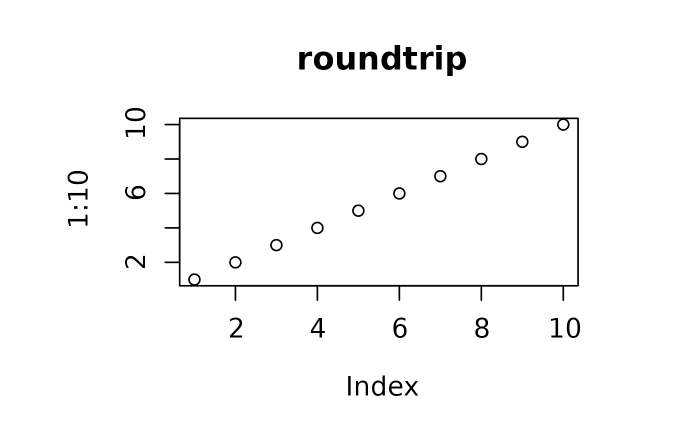
#> input picture reference/easel_read-1.png, 1400 x 866 px (shown at 1/2 size)
$ python score.py ../../reference/easel_read-1.png ../../reference/easel_read-1.png ../../reference/easel_read-1.png
#> lines starting #> are read from the running program, lines starting #| are printed output that depends on the picture; after the words box and inside, x2 and y2 are one past the last pixel; in counts of white or black regions, pixels touching at a corner belong together
import sys, os
import numpy as np
from PIL import Image
def prep(f):
    a = np.asarray(Image.open(f).convert("L")).astype(int)
    ink = a < 250
    ys, xs = np.nonzero(ink)
    if len(xs) == 0: return None
    return a[ys.min():ys.max()+1, xs.min():xs.max()+1]
def edges(a, t=40):
    e = np.zeros(a.shape, bool)
    e[:, 1:] |= np.abs(a[:, 1:] - a[:, :-1]) > t
    e[1:, :] |= np.abs(a[1:, :] - a[:-1, :]) > t
    return e
def dilate(m, r=2):
    out = m.copy()
    for _ in range(r):
        p = out
        out = p.copy()
        out[1:, :] |= p[:-1, :]; out[:-1, :] |= p[1:, :]
        out[:, 1:] |= p[:, :-1]; out[:, :-1] |= p[:, 1:]
    return out
e, r, name = prep(sys.argv[1]), prep(sys.argv[2]), sys.argv[3]
#> in prep, `a = np.asarray(Image.open(f).convert("L")).astype(int)`:
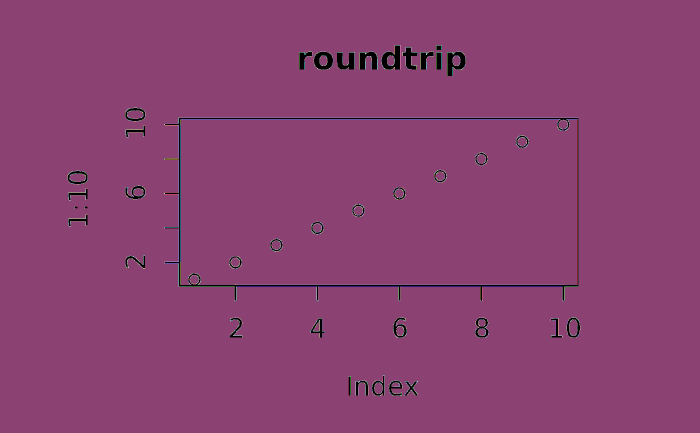
#> a: shape (866, 1400) int64 (shown at 1/2 size); 256 distinct labels, from 0 to 255; one colour per label, 0 black
#> in prep, `ink = a < 250`:
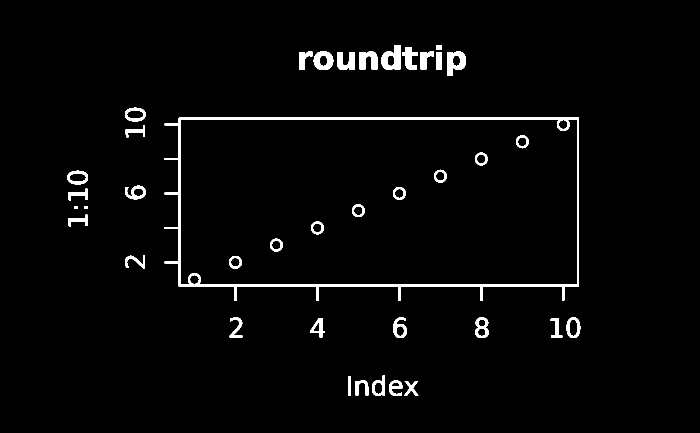
#> ink: shape (866, 1400) bool (shown at 1/2 size); 2.5% white; 39 white regions, largest, box (x1, y1, x2, y2) and area: (328, 235, 1158, 602) 11858, (762, 90, 801, 140) 1200, (894, 103, 932, 152) 1183
#> in prep, `return a[ys.min():ys.max()+1, xs.min():xs.max()+1]`:
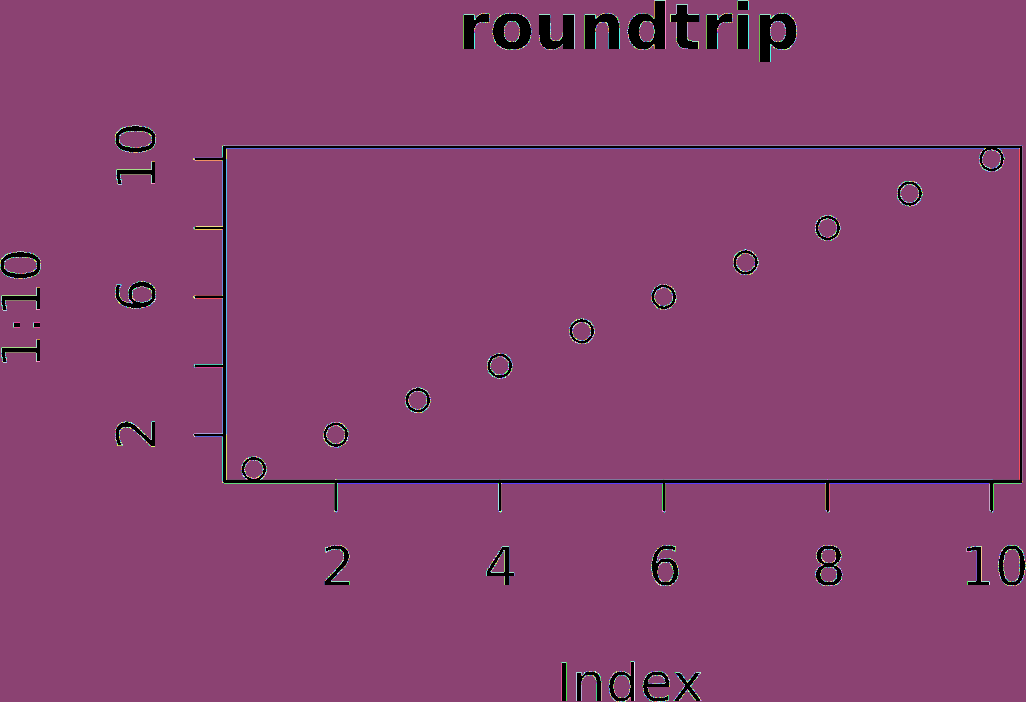
#> returned value: shape (702, 1026) int64; 256 distinct labels, from 0 to 255; one colour per label, 0 black
#> name = '../../reference/easel_read-1.png'
if e is None or r is None:
    print(f"{name:<26} {'EMPTY':>8}"); sys.exit(0)
h, w = r.shape
#> h = 702; w = 1026
ei = np.asarray(Image.fromarray(e.astype(np.uint8)).resize((w, h))).astype(int)
d = np.abs(ei - r)
#> d: shape (702, 1026) int64; every value is 0
# ignore a 2px band around ink edges in either image: antialiasing and
# sub-pixel alignment live there, real geometry errors do not fit in it
tol = dilate(edges(r) | edges(ei), 2)
#> in edges, `e[:, 1:] |= np.abs(a[:, 1:] - a[:, :-1]) > t`:
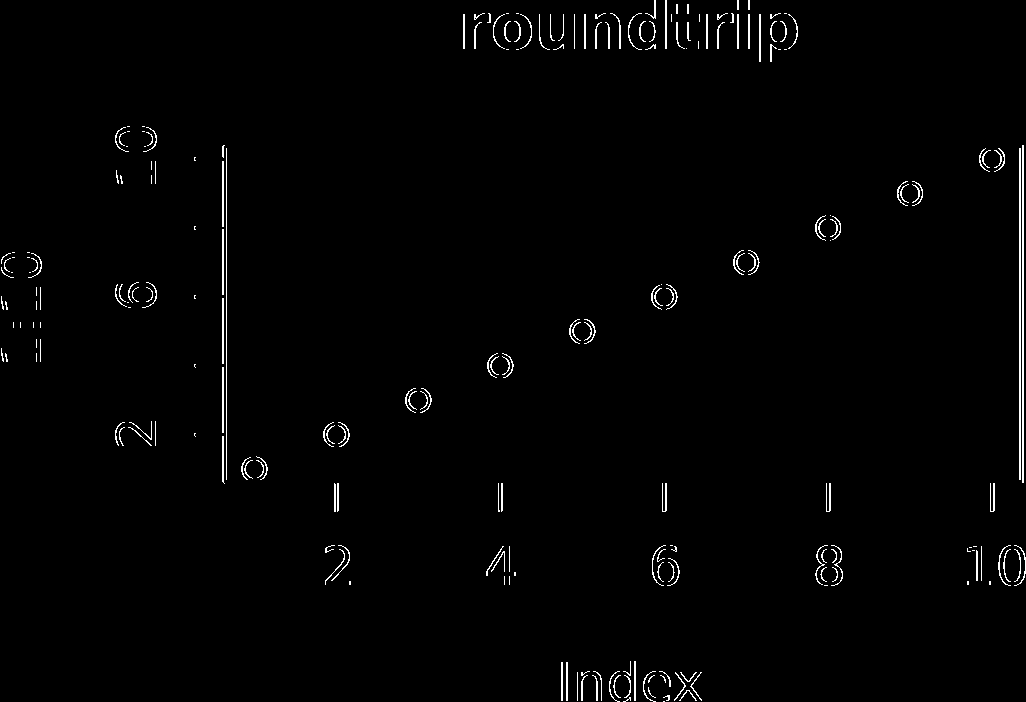
#> e: shape (702, 1026) bool; 1.3% white in thin lines or dots
#> in edges, `e[1:, :] |= np.abs(a[1:, :] - a[:-1, :]) > t`:
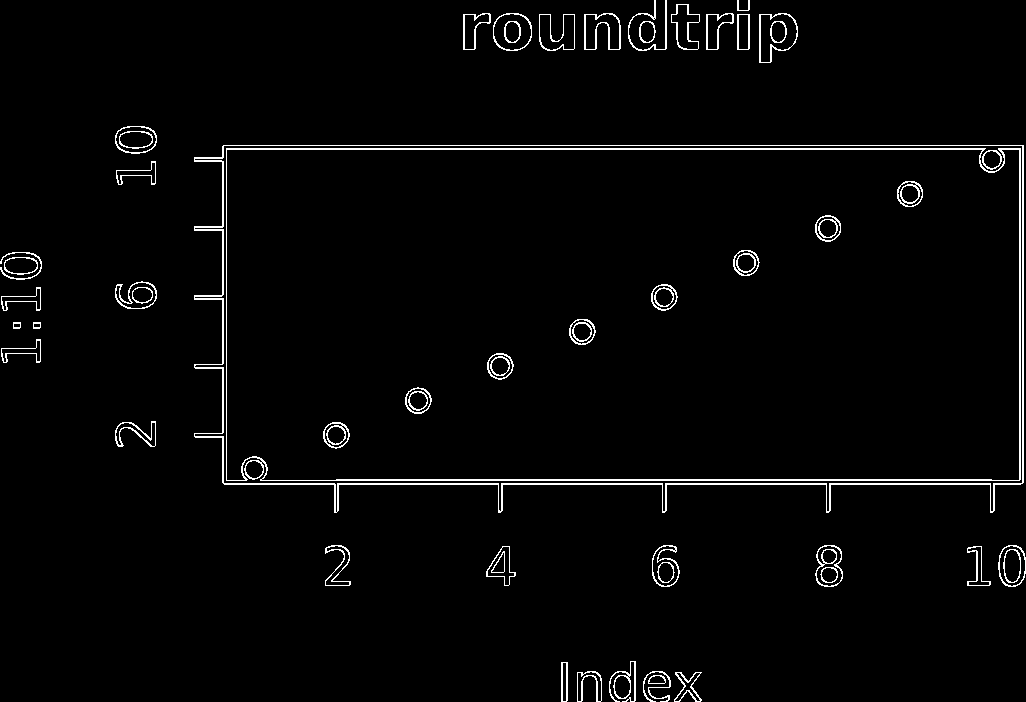
#> e: shape (702, 1026) bool; 2.5% white in thin lines or dots
#> in edges (call 2), `e = np.zeros(a.shape, bool)`: e: shape (702, 1026) bool; every value is 0
#> the loop in dilate, `for _ in range(r):` made 2 passes
#> pass 2, in dilate, `p = out`:
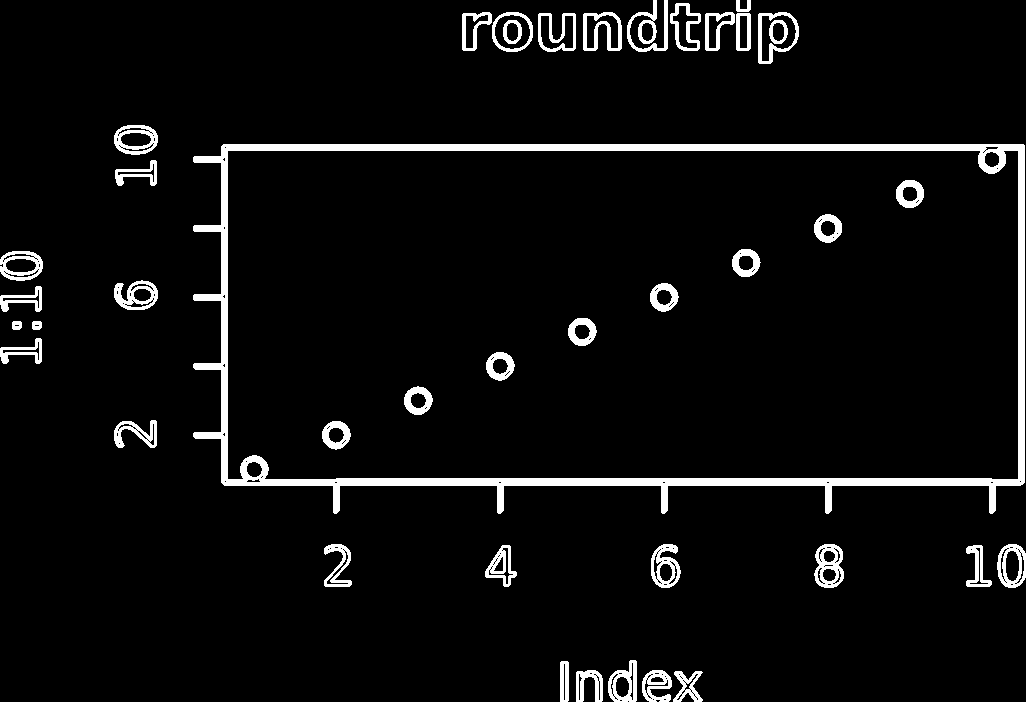
#> p: shape (702, 1026) bool; 5.3% white; 41 white regions, largest, box (x1, y1, x2, y2) and area: (193, 144, 1025, 514) 19084, (627, 0, 668, 52) 797, (814, 544, 844, 588) 745
#> after the loop in dilate, `for _ in range(r):`:
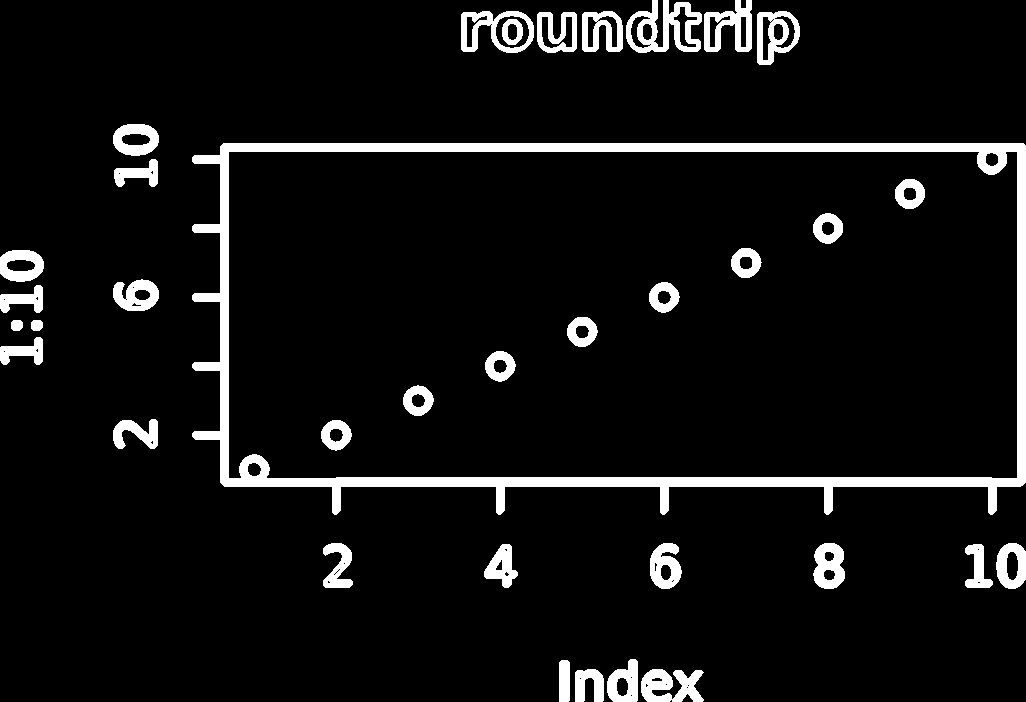
#> out: shape (702, 1026) bool; 7.2% white; 35 white regions, largest, box (x1, y1, x2, y2) and area: (192, 143, 1026, 515) 24339, (626, 0, 702, 53) 2028, (641, 669, 704, 702) 1407
mask = ~tol
denom = mask.sum()
#> denom = 668611
pct = 100.0 * ((d > 60) & mask).sum() / max(denom, 1)
#> pct = 0
expected = set()
if os.path.exists("expected.txt"):
    expected = set(open("expected.txt").read().split())
if name in expected:
    verdict = "known-gap"
else:
    verdict = "ok" if pct < 2 else "REVIEW"
#> verdict = 'ok'
print(f"{name:<26} {pct:8.2f} {verdict:>10}")
#| ../../reference/easel_read-1.png     0.00         ok
